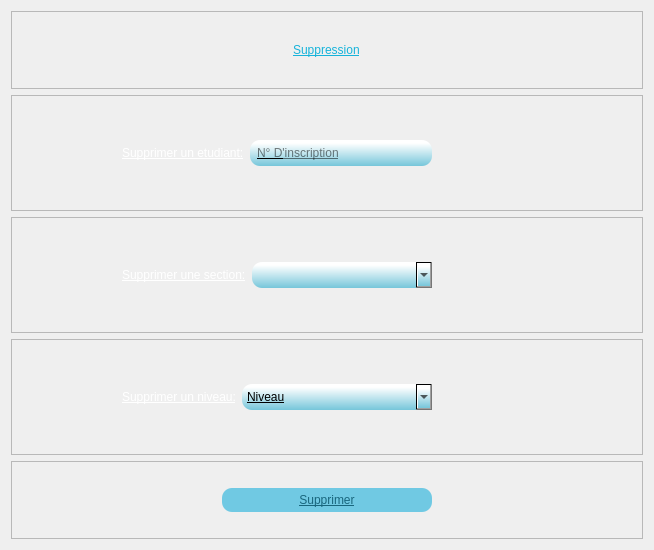
<?xml version="1.0" encoding="UTF-8"?>
<ui version="4.0">
 <class>Dialog</class>
 <widget class="QDialog" name="Dialog">
  <property name="geometry">
   <rect>
    <x>0</x>
    <y>0</y>
    <width>654</width>
    <height>550</height>
   </rect>
  </property>
  <property name="windowTitle">
   <string>Dialog</string>
  </property>
  <property name="styleSheet">
   <string notr="true">background-image: url(:/background/b.png);</string>
  </property>
  <layout class="QVBoxLayout" name="verticalLayout" stretch="2,3,3,3,2">
   <item>
    <widget class="QFrame" name="frame">
     <property name="frameShape">
      <enum>QFrame::StyledPanel</enum>
     </property>
     <property name="frameShadow">
      <enum>QFrame::Raised</enum>
     </property>
     <layout class="QHBoxLayout" name="horizontalLayout">
      <item alignment="Qt::AlignHCenter">
       <widget class="QLabel" name="label">
        <property name="styleSheet">
         <string notr="true">font: 18pt &quot;Bauhaus 93&quot;;
text-decoration: underline;
color: qlineargradient(spread:pad, x1:1, y1:1, x2:1, y2:0.12, stop:0 rgba(22, 179, 218, 255), stop:1 rgba(255, 255, 255, 255));</string>
        </property>
        <property name="text">
         <string>Suppression</string>
        </property>
       </widget>
      </item>
     </layout>
    </widget>
   </item>
   <item>
    <widget class="QFrame" name="frame_3">
     <property name="frameShape">
      <enum>QFrame::StyledPanel</enum>
     </property>
     <property name="frameShadow">
      <enum>QFrame::Raised</enum>
     </property>
     <layout class="QHBoxLayout" name="horizontalLayout_2" stretch="3,5">
      <property name="leftMargin">
       <number>110</number>
      </property>
      <property name="rightMargin">
       <number>210</number>
      </property>
      <item alignment="Qt::AlignRight">
       <widget class="QLabel" name="label_2">
        <property name="styleSheet">
         <string notr="true">font: 16pt &quot;Gloucester MT Extra Condensed&quot;;
color: rgb(255, 255, 255);
text-decoration: underline;</string>
        </property>
        <property name="text">
         <string>Supprimer un etudiant:</string>
        </property>
       </widget>
      </item>
      <item>
       <widget class="QLineEdit" name="lineEdit">
        <property name="styleSheet">
         <string notr="true">font: bold 12px/25px Arial, sans-serif;  
border-radius: 10px;
color: rgb(0, 0, 0);
background-color: qlineargradient(spread:pad, x1:1, y1:1, x2:1, y2:0.12, stop:0 rgba(118, 198, 218, 255), stop:1 rgba(255, 255, 255, 255));
padding:5;
font: 11pt &quot;Malgun Gothic&quot;;
text-decoration: underline;</string>
        </property>
        <property name="inputMask">
         <string>99999999</string>
        </property>
        <property name="placeholderText">
         <string>N° D'inscription</string>
        </property>
       </widget>
      </item>
     </layout>
    </widget>
   </item>
   <item>
    <widget class="QFrame" name="frame_2">
     <property name="frameShape">
      <enum>QFrame::StyledPanel</enum>
     </property>
     <property name="frameShadow">
      <enum>QFrame::Raised</enum>
     </property>
     <layout class="QHBoxLayout" name="horizontalLayout_3" stretch="3,5">
      <property name="leftMargin">
       <number>110</number>
      </property>
      <property name="rightMargin">
       <number>210</number>
      </property>
      <item alignment="Qt::AlignRight">
       <widget class="QLabel" name="label_3">
        <property name="styleSheet">
         <string notr="true">font: 16pt &quot;Gloucester MT Extra Condensed&quot;;
color: rgb(255, 255, 255);
text-decoration: underline;</string>
        </property>
        <property name="text">
         <string>Supprimer une section:</string>
        </property>
       </widget>
      </item>
      <item>
       <widget class="QComboBox" name="comboBox">
        <property name="styleSheet">
         <string notr="true">font: 11pt &quot;MS Shell Dlg 2&quot;;
font: bold 12px/25px Arial, sans-serif;  
border-radius: 10px;
color: rgb(0, 0, 0);
background-color: qlineargradient(spread:pad, x1:1, y1:1, x2:1, y2:0.12, stop:0 rgba(118, 198, 218, 255), stop:1 rgba(255, 255, 255, 255));
padding:5;
font: 11pt &quot;Malgun Gothic&quot;;
text-decoration: underline;
</string>
        </property>
        <item>
         <property name="text">
          <string/>
         </property>
        </item>
        <item>
         <property name="text">
          <string>CPI-</string>
         </property>
        </item>
        <item>
         <property name="text">
          <string>ING--EL</string>
         </property>
        </item>
        <item>
         <property name="text">
          <string>ING--INFO</string>
         </property>
        </item>
        <item>
         <property name="text">
          <string>L-EEA</string>
         </property>
        </item>
        <item>
         <property name="text">
          <string>L-INFO</string>
         </property>
        </item>
        <item>
         <property name="text">
          <string>L-MATH</string>
         </property>
        </item>
        <item>
         <property name="text">
          <string>L-TIC</string>
         </property>
        </item>
        <item>
         <property name="text">
          <string>MP--GL</string>
         </property>
        </item>
        <item>
         <property name="text">
          <string>MP--III</string>
         </property>
        </item>
        <item>
         <property name="text">
          <string>MP--SD</string>
         </property>
        </item>
        <item>
         <property name="text">
          <string>MR--EL</string>
         </property>
        </item>
        <item>
         <property name="text">
          <string>MR--GL</string>
         </property>
        </item>
       </widget>
      </item>
     </layout>
    </widget>
   </item>
   <item>
    <widget class="QFrame" name="frame_5">
     <property name="frameShape">
      <enum>QFrame::StyledPanel</enum>
     </property>
     <property name="frameShadow">
      <enum>QFrame::Raised</enum>
     </property>
     <layout class="QHBoxLayout" name="horizontalLayout_4" stretch="3,5">
      <property name="leftMargin">
       <number>110</number>
      </property>
      <property name="rightMargin">
       <number>210</number>
      </property>
      <item alignment="Qt::AlignRight">
       <widget class="QLabel" name="label_4">
        <property name="styleSheet">
         <string notr="true">font: 16pt &quot;Gloucester MT Extra Condensed&quot;;
color: rgb(255, 255, 255);
text-decoration: underline;</string>
        </property>
        <property name="text">
         <string>Supprimer un niveau:</string>
        </property>
       </widget>
      </item>
      <item>
       <widget class="QComboBox" name="comboBox_2">
        <property name="styleSheet">
         <string notr="true">font: bold 12px/25px Arial, sans-serif;  
border-radius: 10px;
color: rgb(0, 0, 0);
background-color: qlineargradient(spread:pad, x1:1, y1:1, x2:1, y2:0.12, stop:0 rgba(118, 198, 218, 255), stop:1 rgba(255, 255, 255, 255));
padding:5;
font: 11pt &quot;Malgun Gothic&quot;;
text-decoration: underline;</string>
        </property>
        <property name="placeholderText">
         <string>Niveau</string>
        </property>
        <item>
         <property name="text">
          <string/>
         </property>
        </item>
        <item>
         <property name="text">
          <string>1</string>
         </property>
        </item>
        <item>
         <property name="text">
          <string>2</string>
         </property>
        </item>
        <item>
         <property name="text">
          <string>3</string>
         </property>
        </item>
       </widget>
      </item>
     </layout>
    </widget>
   </item>
   <item>
    <widget class="QFrame" name="frame_6">
     <property name="frameShape">
      <enum>QFrame::StyledPanel</enum>
     </property>
     <property name="frameShadow">
      <enum>QFrame::Raised</enum>
     </property>
     <layout class="QHBoxLayout" name="horizontalLayout_5">
      <property name="leftMargin">
       <number>200</number>
      </property>
      <property name="rightMargin">
       <number>200</number>
      </property>
      <item>
       <widget class="QPushButton" name="pushButton">
        <property name="cursor">
         <cursorShape>PointingHandCursor</cursorShape>
        </property>
        <property name="styleSheet">
         <string notr="true">  margin: 10px;
font: bold 12px/25px Arial, sans-serif;  
border-radius: 10px;
color: #19667d;
background: #70c9e3;
padding:5;
font: 14pt &quot;Impact&quot;;
text-decoration: underline;</string>
        </property>
        <property name="text">
         <string>Supprimer</string>
        </property>
       </widget>
      </item>
     </layout>
    </widget>
   </item>
  </layout>
 </widget>
 <resources>
  <include location="../../../images/test.qrc"/>
 </resources>
 <connections/>
</ui>
